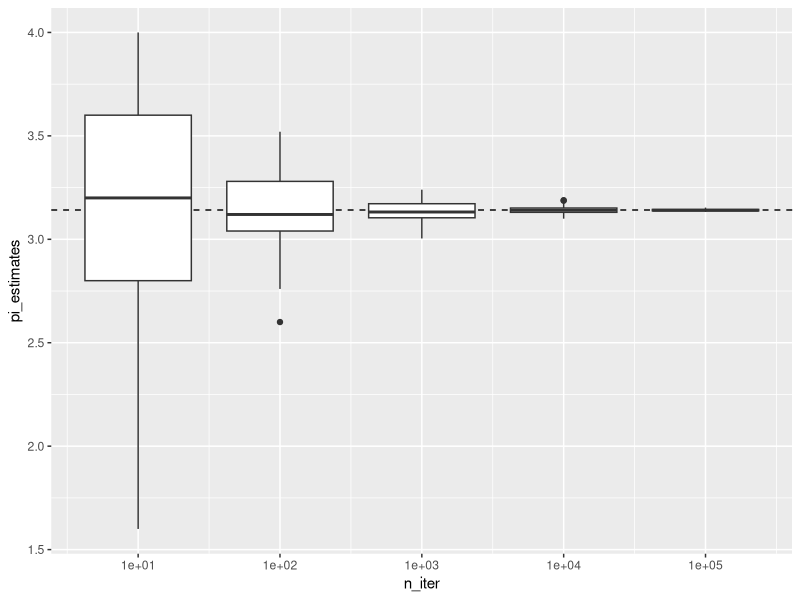
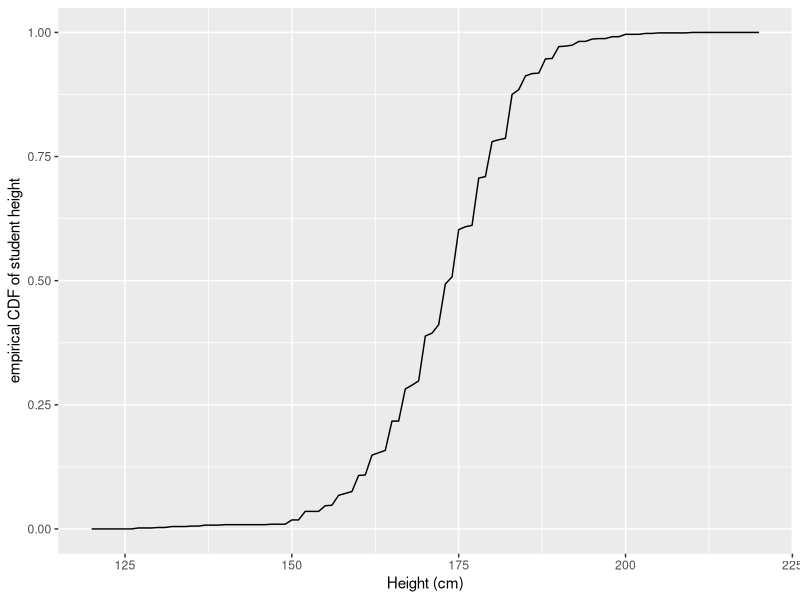
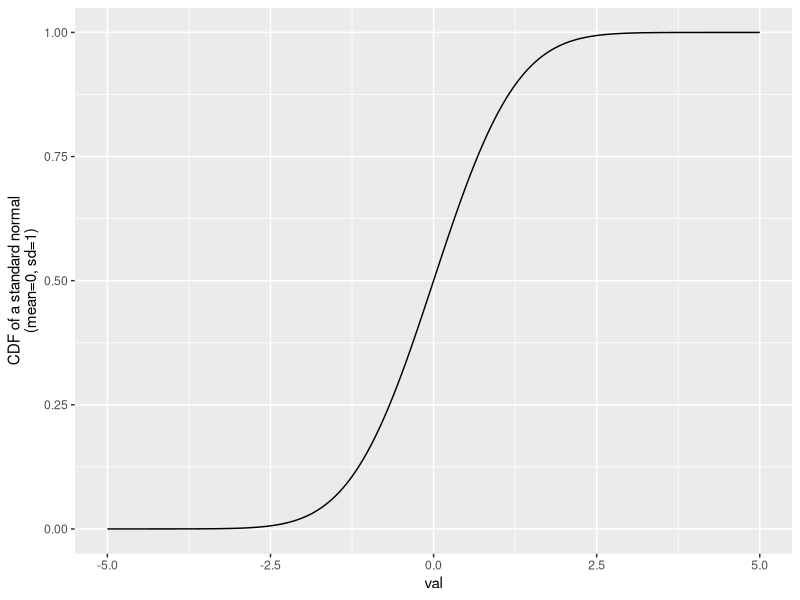
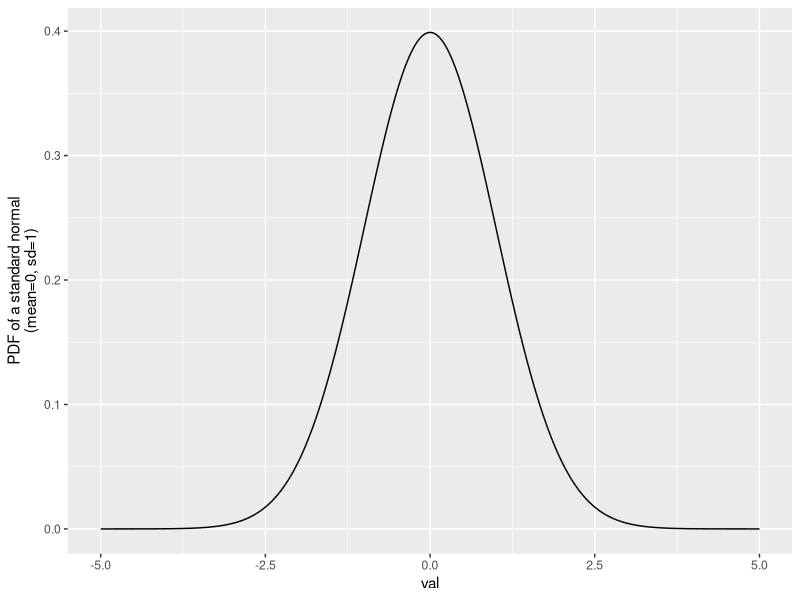
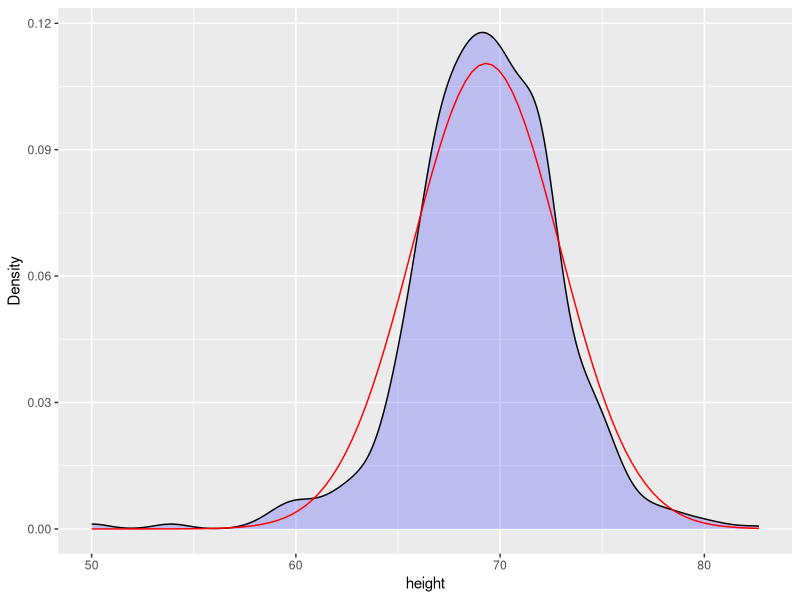
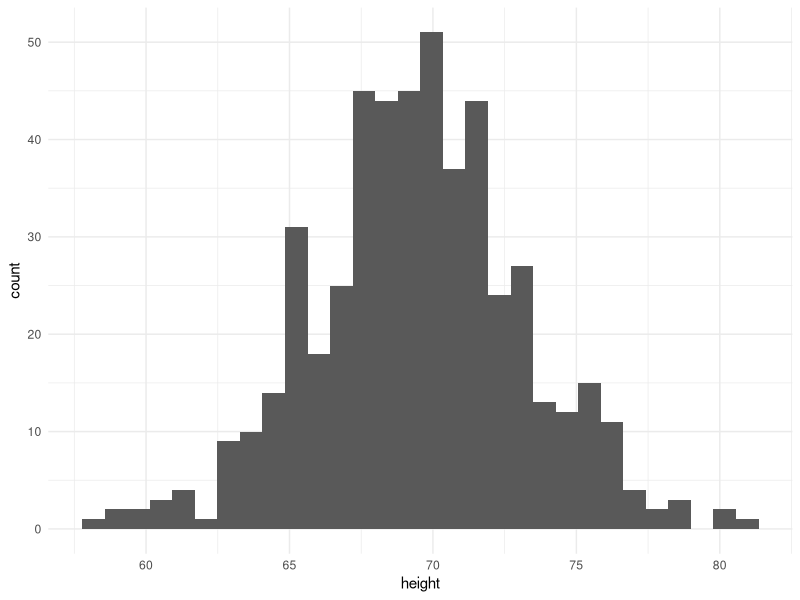
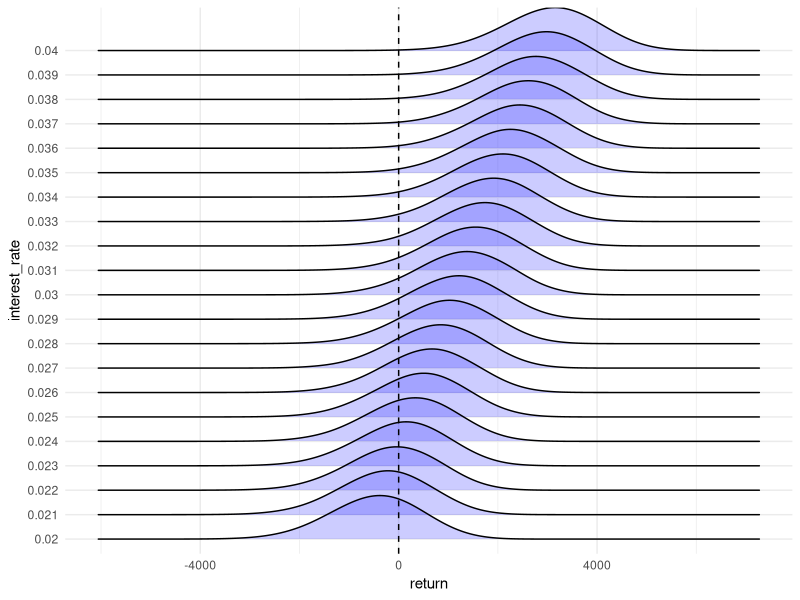
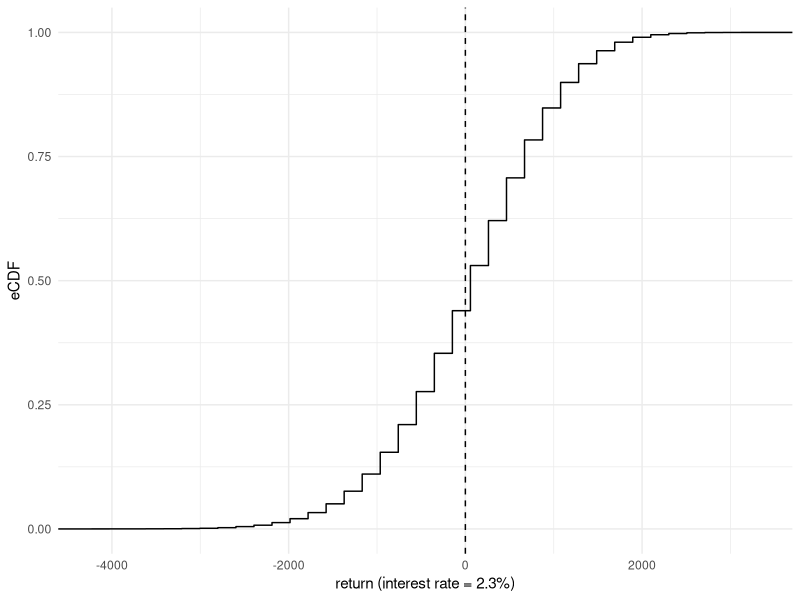

Write the R code that produced these figures, in order.
## ---- chunk 1
library(tidyverse)
library(dslabs)
library(gtools)
library(ggridges) 
#for"geom_density_ridges(bindwidth=...)" plotting packed density function
library(ggplot2)
## ---- chunk 2
estimate_pi <- function(n_iter, seed= 42){
  set.seed(seed)
  x<-runif(n_iter,min=-0.5,max=0.5)#sample x axes
  y<-runif(n_iter,min=-0.5,max=0.5)#sample y axes
  dist<-sqrt(x**2+y**2)
  area = mean(dist<=0.5) # within target circle
  pi <- 4*area
  pi
}
n_iters <- c(1e1, 1e2, 1e3, 1e4, 1e5)#不同数量级的取样
seeds <- seq(1:100)
df <- expand.grid(n_iters, seeds) |> setNames(c("n_iter", "seed")) #单列,扩展出两列,形成表格
df$pi_estimates <- mapply(estimate_pi, df$n_iter, df$seed)
## ---- chunk 3
df |> 
  ggplot(aes(x=n_iter, y=pi_estimates, group = n_iter)) +
  geom_hline(yintercept = pi, linetype = "dashed")+
  geom_boxplot()+ 
  scale_x_log10()
## ---- chunk 4
# Simulations for pokers
suits <- c("Diamonds", "Clubs", "Hearts", "Spades")
numbers <- c(
  "Ace", "Deuce", "Three", "Four", "Five", "Six", "Seven", 
  "Eight", "Nine", "Ten", "Jack", "Queen", "King")
deck <- expand.grid(number=numbers, suit=suits)
deck <- paste(deck$number, deck$suit)
sample(deck, 5, replace=FALSE)
## ---- chunk 5
# Three-card scenarios
three_card_combinations <- permutations(52, 3, v=deck)

heart_cards <- paste(numbers, "Hearts")
p_first_is_heart <- mean(three_card_combinations[,1] %in% heart_cards)
p_second_is_heart <- mean(three_card_combinations[,2] %in% heart_cards)
p_third_is_heart <- mean(three_card_combinations[,3] %in% heart_cards)

p_all_are_heart <- mean(
  three_card_combinations[,1] %in% heart_cards &
  three_card_combinations[,2] %in% heart_cards &
  three_card_combinations[,3] %in% heart_cards)

print(p_first_is_heart * p_second_is_heart * p_third_is_heart)
print(p_all_are_heart)

# Event A: first card is heart
# Event B: second card is heart
# Event C: third card is heart
# P(A)
three_card_combinations |>
  as.data.frame() |>
  summarize(first_is_heart = mean(V1 %in% heart_cards))

# P(B|A)
three_card_combinations |>
  as.data.frame() |>
  filter(V1 %in% heart_cards) |>
  summarize(second_is_heart = mean(V2 %in% heart_cards))

# P(C|A,B)
three_card_combinations |>
  as.data.frame() |>
  filter(V1 %in% heart_cards & V2 %in% heart_cards) |>
  summarize(second_is_heart = mean(V3 %in% heart_cards))
## ---- chunk 6
is_flush <- function(seed = NA){
  if(!is.na(seed)){
    set.seed(seed) #for setting random seed
  }
  hand <- sample(deck, 5, replace=FALSE) ## without replacement
  suit_in_hand <- str_split(hand, "\\s", simplify = TRUE) 
  # simplify: 回归矩阵形式, "<number> <suit(type)>"
  length(unique(suit_in_hand[,2]))==1 #same suit => flush
}
set.seed(32)
mean(replicate(1e5, is_flush()))
## ---- chunk 7
# Natural 21 : getting aces and facecard in the first draw
aces <- paste("Ace", suits)
facecard <- paste(c("King", "Queen", "Jack", "Ten"), suits)

# MC simulation of getting natural 21
is_21 <- function(seed=NA){
  if (!is.na(seed)){
    set.seed(seed)
  }
  hand <- sample(deck, 2, replace=FALSE)
  flag1 <- hand[[1]] %in% aces & hand[[2]] %in% facecard
  flag2 <- hand[[2]] %in% aces & hand[[1]] %in% facecard
  flag1 | flag2
}
set.seed(42)
mean(replicate(1e5, is_21())) # probablity to get natural 21
## ---- chunk 8
# eCDF for student heights
data(heights)
height_cdf <- function(threshold){## ecdf
  heights |> summarize(value = mean(height <= threshold)) |> pull(value)
}
height_cdf(170 / 2.53)

df <- data.frame(val = seq(120, 220, 1))
df <- df |>
  mutate(val_in_inch = val / 2.53,
         ecdf = sapply(val_in_inch, height_cdf)) ## ecdf
df |> ggplot(aes(val, ecdf)) + 
  geom_line() + 
  xlab("Height (cm)") +
  ylab("empirical CDF of student height") 
## ---- chunk 9
# Plot CDF
df <- data.frame(
  val = seq(-5, 5, 0.01), #抽样点序列
  cdf = pnorm(seq(-5, 5, 0.01), 0, 1)
)
df |> ggplot(aes(val, cdf)) +
  geom_line() + 
  ylab("CDF of a standard normal\n(mean=0, sd=1)")
## ---- chunk 10
df <- data.frame(
  val = seq(-5, 5, 0.01),#抽样点序列
  pdf = dnorm(seq(-5, 5, 0.01), 0, 1)
)
df |> ggplot(aes(val, pdf)) + 
  geom_line() + 
  ylab("PDF of a standard normal\n(mean=0, sd=1)") 
## ---- chunk 11
# Histogram/density estimate of heights
height_summary <- heights |>
  filter(sex == "Male") |>
  summarize(mean=mean(height), sd=sd(height))

heights |>
  filter(sex == "Male") |>
  ggplot(aes(height)) +
  geom_density(fill="blue", alpha=0.2) +
  stat_function(
    # plot a normal distribution curve using sample mean and variance
    fun=dnorm,
    args=list(mean=height_summary$mean, sd=height_summary$sd),
    color="red") +
  ylab("Density") 
## ---- chunk 12
sampled_heights <- data.frame(
  height = rnorm(500, mean=height_summary$mean, sd=height_summary$sd))
sampled_heights |> ggplot(aes(height)) + geom_histogram() + theme_minimal()
## ---- chunk 13
# Case study: loan
principal_per_loan <- 180000
operational_loss <- 20000
loss_per_foreclosure <- -(principal_per_loan + operational_loss)
## ---- chunk 14
sim_average_return <- function(interest_rate=0.02, default_rate=0.02, loans=1000){
  defaults <- sample( #seq indicating default or not
      c(0,1), loans, prob=c(1-default_rate, default_rate), replace = TRUE)
  balance <- #return = revenue - cost(loss)
    sum(defaults * loss_per_foreclosure) +
      sum((1 - defaults) * principal_per_loan * interest_rate)
  balance / loans 
  #average revenue(balance)
}
## ---- chunk 15
return_sampled_0 <- data.frame(
  return=replicate(1e5, sim_average_return(0.02))
)
#...ggplot for visulization
## ---- chunk 16
return_sampled_pre <- data.frame(
  interest_rate = rep(seq(0.02, 0.04, 0.001),1e5) 
  #repeating this seq 1e5 times
  #rep := repeating the first argument
)
return_sampled <- return_sampled_pre |> 
  mutate(
    return = sapply(interest_rate, sim_average_return) 
  )
## ---- chunk 17
#错误做法
return_sample_alternative <- return_sampled_pre |>
  mutate(
    return = sim_average_return(interest_rate))|> 
  #根据sim_average_return 定义, 该函数不支持向量化输入, 必须改用sapply
  group_by(interest_rate)|>
  summarise(return = mean(return))
## ---- chunk 18
# packed visualization for return-interest_rate
return_sampled |>
  mutate(interest_rate=as.factor(interest_rate)) |>
  ggplot(aes(return, interest_rate)) + 
    geom_density_ridges(bandwidth=300, fill="blue", alpha=0.2) +
    geom_vline(xintercept=0., lty="dashed") +
    theme_minimal()
#eCDF for interest_rate = 2.3%
return_sampled |>
  filter(interest_rate==0.023) |>
  ggplot(aes(return)) +
    stat_ecdf(geom = "step", color = "black") +
    geom_vline(xintercept=0., lty="dashed") +
    theme_minimal() +
    xlab("return (interest rate = 2.3%)") +
    ylab("eCDF")
# loss prob(return<0) regarding to different interest rate
return_sampled |>
  group_by(interest_rate) |>
  summarize(loss_prob = mean(return < 0)) |>
  ggplot(aes(interest_rate, loss_prob)) +
    geom_point() +
    geom_line() +
    geom_hline(yintercept=0.01, lty="dashed") +
    theme_minimal()
## ---- chunk 19
# MC at interest rate = 0.03, altering size
return_sampled <- data.frame(
  loans=rep(seq(1000, 5000, 500), 1e4))

f <- function(loans){
  sim_average_return(interest_rate=0.03, default_rate=0.02, loans=loans)
}

return_sampled <- return_sampled |>
  mutate(return=sapply(loans, f))

return_sampled |>
  group_by(loans) |>
  summarize(loss_prob = mean(return < 0)) |>
  ggplot(aes(loans, loss_prob)) +
  geom_point() +
  geom_line() +
  geom_hline(yintercept = 0.01, lty = "dashed") +
  theme_minimal()
## ---- chunk 20
#poll from a jar of beads
p<-0.4
population_size<-1e7
jar<-sample(c(1,0),population_size,prob=c(p,1-p),replace=TRUE)#creating the population
#estimate p by sampling
take_sample<-function(n){
  sample<-sample(c(1,0),n,prob=c(p,1-p),replace=TRUE)
  mean(sample)
}

result<-data.frame(
  estimate_prop=replicate(1e4,take_sample(25))
)
result|>ggplot(aes(estimate_prop))+
  geom_histogram(binwidth=0.04)

result<-data.frame(
  estimate_prop=replicate(1e4,take_sample(1000))
)
result|>ggplot(aes(estimate_prop))+
  geom_histogram(binwidth=0.001)

#choosing binwidth: n*binwidth>1
## ---- chunk 21
sample_sizes<-seq(1,1e4,2)
result<-data.frame(
  sample_size=sample_sizes,
  SE=sqrt(p*(1-p)/sample_sizes)
)
result|>ggplot(aes(sample_size,SE))+
  geom_point()+
  geom_line()+
  scale_x_log10()
## ---- chunk 22
# Confidence interval
take_sample_and_check <- function(n){
  sampled_beads<-sample(jar,n,replace=TRUE)
  X_bar<-mean(sampled_beads)
  X_SE<-sqrt(X_bar*(1-X_bar)/n) # 95
  #assume we don't know p, so use X_bar sample parameter to estimate during calculation
  between(p,X_bar-1.96*X_SE,X_bar+1.96*X_SE)
  #<bool> check if p is within CI
}
set.seed(42)
mean(replicate(1e4, take_sample_and_check(1000)))
mean(replicate(1e4, take_sample_and_check(25)))
## ---- chunk 23
# Power analysis at different p
ps <- c(0.501, 0.51, 0.53, 0.55, 0.6, 0.7, 0.8)
sample_size <- c(10, 30, 100, 300, 1000, 3000, 1e4, 3e4, 1e5, 3e5, 1e6, 3e6)
power_analysis <- expand.grid(p=ps, n=sample_size)
power_analysis <- power_analysis |>
  mutate(se=sqrt(p * (1-p) / n)) |>
  mutate(CI_lower=p - se * 1.95, CI_upper=p + se * 1.96)
power_analysis |>
  mutate(p = factor(p)) |>
  ggplot() +
  geom_line(aes(x=n, y=CI_lower, color=p)) +
  geom_line(aes(x=n, y=CI_upper, color=p), lty="dashed") +
  geom_hline(yintercept=0.5, color="black") +
  scale_x_log10() +
  scale_y_continuous(limits=c(0.49, 0.51)) +
  ylab("CI on estimate of p") +
  xlab("Sample size") +
  theme_minimal()
